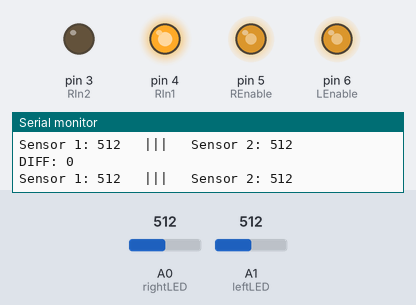
A sketch run on a simulated Arduino Uno, built with avr-gcc and run on an emulated ATmega328P. Shown: output pins drawn as LEDs (lit = HIGH), the last lines printed to the serial monitor. The inputs (shaded band) are chosen by the test bench; at power-on: A0 (rightLED) = 512, A1 (leftLED) = 512. Pins used as bus, display or sensor lines are not drawn.

Above: at 1.2 s.
1.3 s: A0 (rightLED) set to 594
4.3 s: A0 (rightLED) set to 613
At 5.5 s:
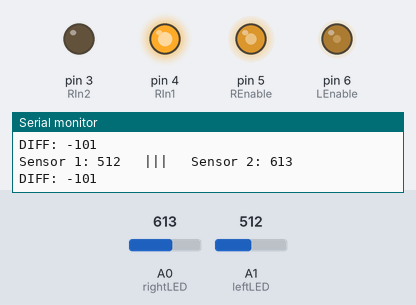
5.8 s: A1 (leftLED) set to 530
At 6.4 s:
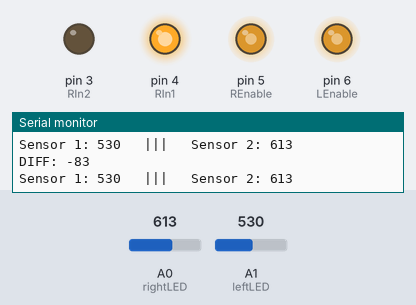
8.8 s: A1 (leftLED) set to 11
At 9.8 s:
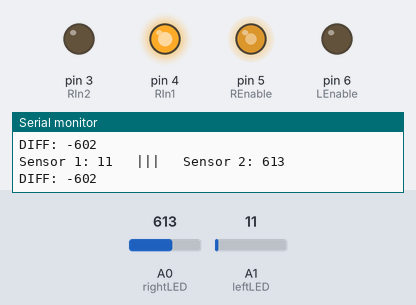
10.3 s: A1 (leftLED) set to 8
13.3 s: A0 (rightLED) set to 165
At 13.6 s:
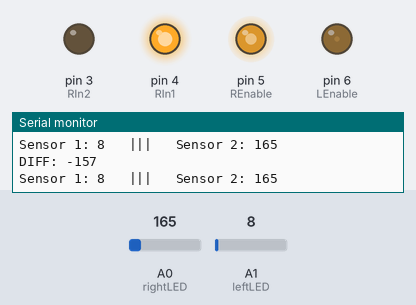
Timing chart, 0 to 15.8 s (numbered marks = the images above; inputs shaded):
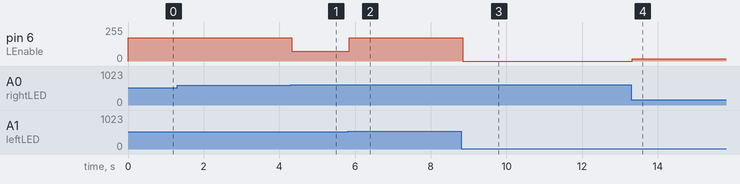

The sketch:

HailMary.ino
```cpp
int REnable = 5;
int LEnable = 6;

int RIn1 = 4;
int RIn2 = 3;
int LIn3 = 7;
int LIn4 = 8;

int leftLED = A1;
int rightLED = A0;

int MAX_SPEED = 175;
int SPEED_DIFF = 0;
bool forward = true;

//the threshold for
int thresh = 100;
//constant to convert diff to PWM amount
int ratio  = 1;

int originalDifference = 0;

void setup() {
  //SAY GOODBYE TO THE WENCHES
  Serial.begin(9600);
  //TAKE THE HELM
  pinMode(REnable, OUTPUT);
  pinMode(LEnable, OUTPUT);
  pinMode(RIn1, OUTPUT);
  pinMode(RIn2, OUTPUT);
  pinMode(LIn3, OUTPUT);
  pinMode(LIn4, OUTPUT);
  //RAISE THE MAINSAIL
  digitalWrite(RIn1, forward);
  digitalWrite(LIn3, forward);
  //RAISE THE JIB
  digitalWrite(RIn2, !forward);
  digitalWrite(LIn4, !forward);
  //FULL SPEED AHEAD!!!
  analogWrite(REnable, MAX_SPEED);
  analogWrite(LEnable, MAX_SPEED);
  //AY AY CAPTAIN!!!
  originalDifference = getDifference();
}

int getDifference() {
  //return map(analogRead(leftLED), 470, 1023, 500, 1023) - map(analogRead(rightLED), 320, 1023, 500, 1023) +  originalDifference;
  return analogRead(leftLED) - analogRead(rightLED) -  originalDifference;
}

void loop() {
  //CHECK THE SEXTANT
  int diff = getDifference();
  if(diff > thresh){ //THE SEA BE BRINGING HER WORST!!!
    //BRING HER PORTSIDE!!!
    analogWrite(REnable, constrain(MAX_SPEED - (diff * ratio) - SPEED_DIFF, 0, 255));
    analogWrite(LEnable, MAX_SPEED);
    //AY AY CAPTAIN!!!

  } else if(thresh < (-1 * diff)){ //GIMME YOUR BEST YOU LAND LUBBERS!!!
    //VEER HER STARBOARD!!!
    analogWrite(REnable, MAX_SPEED - SPEED_DIFF);
    analogWrite(LEnable, constrain(MAX_SPEED + (diff * ratio), 0, 255)); //Note that diff is negative
    //AY AY CAPTAIN!!!
  } else { //PREPARE TO BOARD, YOU BILGE RATS!!!
    //FULL SPEED AHEAD!!!
    analogWrite(REnable, MAX_SPEED);
    analogWrite(LEnable, MAX_SPEED);
    //AY AY CAPTAIN!!!
  }
  //LET THE CREW REST!!!
  Serial.print("Sensor 1: ");
  Serial.print(analogRead(leftLED));//470
  Serial.print("   |||   Sensor 2: ");
  Serial.println(analogRead(rightLED)); //320
  Serial.print("DIFF: ");
  Serial.println(getDifference());
  delay(1);
}
```

Measured:
- the behaviour switches between 612 and 613 on A0 (rightLED) (found by bisection; images 0 and 1)
- the behaviour switches between 512 and 513 on A1 (leftLED) (found by bisection; images 1 and 2)
- after the input at 4.3 s, pin 6 (LEnable): 175/255 → 74/255 at once
- after the input at 5.8 s, pin 6 (LEnable): 74/255 → 175/255 after 0.05 s
- after the input at 8.8 s, pin 6 (LEnable): 175/255 → 0/255 at once
- after the input at 13.3 s, pin 6 (LEnable): 0/255 → 18/255 at once
